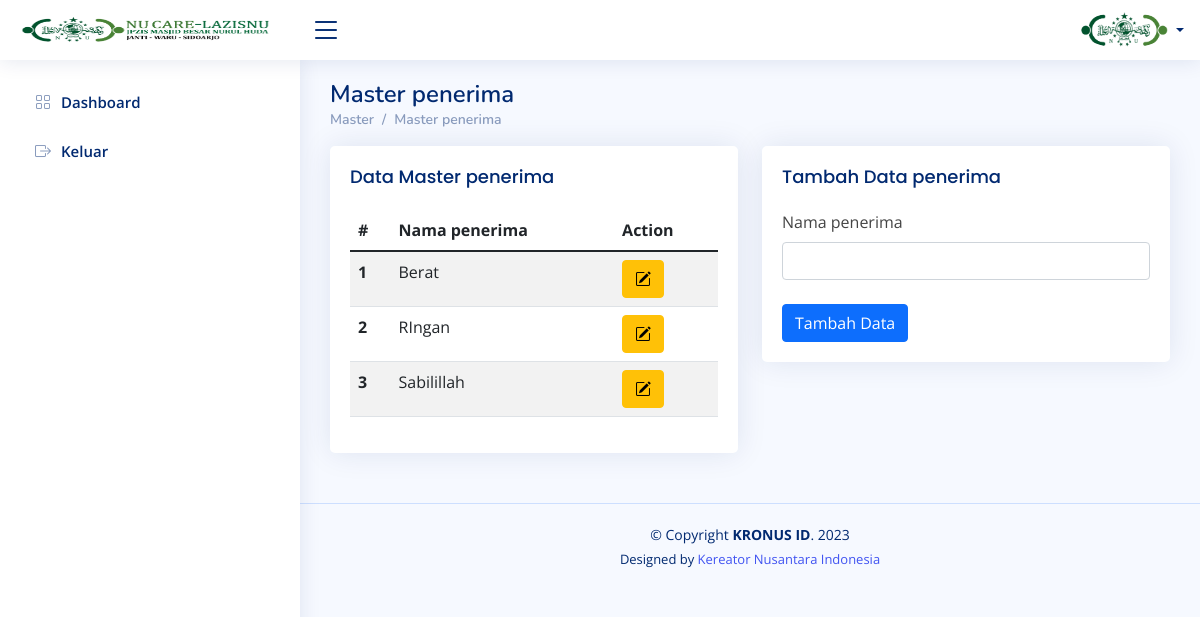
The page /index.php/master/master_penerima on the database as committed earlier.
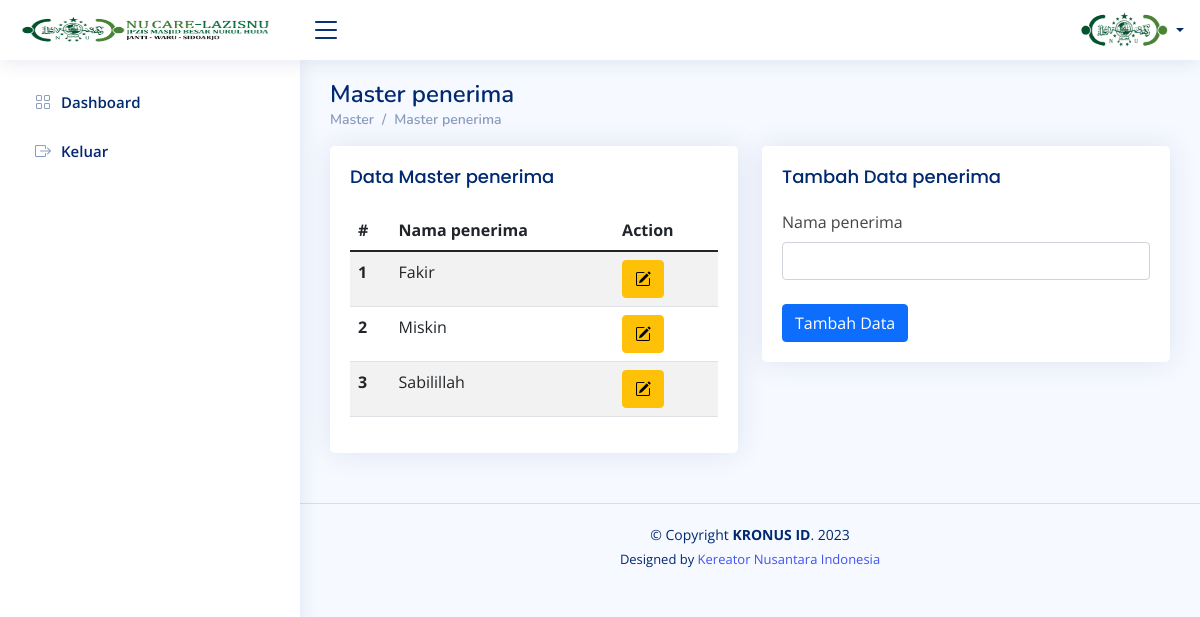
The same page on the database as committed later.
### tables this page shows
CREATE TABLE `tbl_master_penerima` (
  `id_ket` int(11) NOT NULL,
  `nama_ket` varchar(20) DEFAULT NULL
);

### application/views/template/conten.php (called while the page is built)
<?php
$this->load->view('template/header');
$this->load->view('template/navbar');
$this->load->view($conten);
$this->load->view('template/footer');

### application/controllers/Master.php (called while the page is built, shortened)
<?php
class Master extends CI_Controller
{
    public function __construct()
    {
        $this->load->model('M_master', 'master');
    }
    public function master_penerima()
    {
        $data = [
            'akses' => $this->session->userdata('level'),
            'name' => $this->session->userdata('nama'),
            'title' => 'Master penerima',
            'conten' => 'conten/master_penerima',
            'master_penerima' => $this->m_data->get_data('tbl_master_penerima'),
            'headder_css' => array(
            ),
            'footer_js' => array(
            ),
        ];
        $this->load->view('template/conten', $data);
    }
}

### index.php (called while the page is built, shortened)
<?php
require_once BASEPATH.'core/CodeIgniter.php';

### application/models/M_data.php (called while the page is built, shortened)
<?php
class M_data extends CI_Model
{
  function get_data($table)
  {
    return $this->db->get($table);
  }
}

### application/views/conten/master_penerima.php (the view, shortened to what this page needs)
<main id="main" class="main">
    <div class="pagetitle">
        <h1>Master penerima</h1>
        <nav>
            <ol class="breadcrumb">
                <li class="breadcrumb-item"><a href="<?= site_url('Master') ?>">Master</a></li>
                <li class="breadcrumb-item">Master penerima</li>
            </ol>
        </nav>
    </div>
    <section class="section">
        <div class="row">
            <div class="col-lg-6">
                <div class="card">
                    <div class="card-body">
                        <h5 class="card-title">Data Master penerima</h5>
                        <table class="table table-striped">
                            <thead>
                                <tr>
                                    <th scope="col">#</th>
                                    <th scope="col">Nama penerima</th>
                                    <th scope="col">Action</th>
                                </tr>
                            </thead>
                            <tbody>
                                <?php
                                $x = 1;
                                $no = 1;
                                foreach ($master_penerima->result() as $row) { ?>
                                    <tr>
                                        <th scope="row"><?= $x++; ?></th>
                                        <td><?= $row->nama_ket ?></td>
                                        <td>
                                            <button type="button" class="btn btn-warning" title="Edit Data" data-bs-toggle="modal" data-bs-target="#basicModal<?= $no++; ?>"><i class="bi bi-pencil-square"></i></button>
                                        </td>
                                    </tr>
                                <?php } ?>
                            </tbody>
                        </table>
                    </div>
                </div>
            </div>
            <div class="col-lg-6">
                <div class="card">
                    <div class="card-body">
                        <h5 class="card-title">Tambah Data penerima</h5>
                        <form action="<?= site_url('Master/tambah_penerima') ?>" method="post">
                            <div class="col-12">
                                <label for="inputNanme4" class="form-label">Nama penerima</label>
                                <input type="text" class="form-control" id="inputNanme4" name="nama_penerima">
                            </div>
                            <br>
                            <button type="submit" class="btn btn-primary">Tambah Data</button>
                        </form>
                    </div>
                </div>
            </div>
        </div>
    </section>
</main>

### application/views/template/header.php (shortened to what this page needs)
<!DOCTYPE html>
<html lang="en">
<head>
    <link href="<?= base_url() ?>assets/template/assets/vendor/bootstrap/css/bootstrap.min.css" rel="stylesheet">
    <link href="<?= base_url() ?>assets/template/assets/vendor/bootstrap-icons/bootstrap-icons.css" rel="stylesheet">
    <link href="<?= base_url() ?>assets/template/assets/vendor/boxicons/css/boxicons.min.css" rel="stylesheet">
    <link href="<?= base_url() ?>assets/template/assets/vendor/quill/quill.snow.css" rel="stylesheet">
    <link href="<?= base_url() ?>assets/template/assets/vendor/quill/quill.bubble.css" rel="stylesheet">
    <link href="<?= base_url() ?>assets/template/assets/vendor/remixicon/remixicon.css" rel="stylesheet">
    <link href="<?= base_url() ?>assets/template/assets/vendor/simple-datatables/style.css" rel="stylesheet">
    <link href="<?= base_url() ?>assets/template/assets/css/style.css" rel="stylesheet">
</head>
<body>
    <header id="header" class="header fixed-top d-flex align-items-center">
        <div class="d-flex align-items-center justify-content-between">
            <a href="index.html" class="logo d-flex align-items-center">
                <img src="<?= base_url('') ?>assets/logo/navbar.png" alt="" width="250px" height="200px">
            </a>
            <i class="bi bi-list toggle-sidebar-btn"></i>
        </div>
        <nav class="header-nav ms-auto">
            <ul class="d-flex align-items-center">
                <li class="nav-item dropdown pe-3">
                    <a class="nav-link nav-profile d-flex align-items-center pe-0" href="#" data-bs-toggle="dropdown">
                        <img src="<?= base_url('') ?>assets/logo/user_logo.png" alt="Profile" class="rounded-circle">
                        <span class="d-none d-md-block dropdown-toggle ps-2"><?= $name ?></span>
                    </a>
                </li>
            </ul>
        </nav>
    </header>

### application/views/template/navbar.php (shortened to what this page needs)
<aside id="sidebar" class="sidebar">
    <ul class="sidebar-nav" id="sidebar-nav">
        <li class="nav-item">
            <a class="nav-link collapsed" href="<?= base_url('Dashboard') ?>">
                <i class="bi bi-grid"></i>
                <span>Dashboard</span>
            </a>
        </li>
        <li class="nav-item">
            <a class="nav-link collapsed" href="<?= base_url('Login/logout') ?>">
                <i class="bi bi-box-arrow-right"></i>
                <span>Keluar</span>
            </a>
        </li>
    </ul>
</aside>

### application/views/template/footer.php (shortened to what this page needs)
<footer id="footer" class="footer">
    <div class="copyright">
        &copy; Copyright <strong><span>KRONUS ID</span></strong>. <?= date('Y') ?>
    </div>
    <div class="credits">
        Designed by <a href="https://fizekronus.com/">Kereator Nusantara Indonesia</a>
    </div>
</footer>
</body>
</html>

### assets/template/assets/css/style.css (style rules this page uses)
:root { scroll-behavior: smooth; }
body { font-family: "Open Sans", sans-serif; background: #f6f9ff; color: #444444; }
a { color: #4154f1; text-decoration: none; }
h1, h2, h3, h4, h5, h6 { font-family: "Nunito", sans-serif; }
#main { margin-top: 60px; padding: 20px 30px; transition: all 0.3s; }
.pagetitle { margin-bottom: 10px; }
.pagetitle h1 { font-size: 24px; margin-bottom: 0; font-weight: 600; color: #012970; }
.card { margin-bottom: 30px; border: none; border-radius: 5px; box-shadow: 0px 0 30px rgba(1, 41, 112, 0.1); }
.card-title { padding: 20px 0 15px 0; font-size: 18px; font-weight: 500; color: #012970; font-family: "Poppins", sans-serif; }
.card-body { padding: 0 20px 20px 20px; }
.breadcrumb { font-size: 14px; font-family: "Nunito", sans-serif; color: #899bbd; font-weight: 600; }
.breadcrumb a { color: #899bbd; transition: 0.3s; }
.breadcrumb .breadcrumb-item::before { color: #899bbd; }
.logo { line-height: 1; }
@media (min-width: 1200px) { .logo { width: 280px; } }
.logo img { max-height: 26px; margin-right: 6px; }
.header { transition: all 0.5s; z-index: 997; height: 60px; box-shadow: 0px 2px 20px rgba(1, 41, 112, 0.1); background-color: #fff; padding-left: 20px; }
.header .toggle-sidebar-btn { font-size: 32px; padding-left: 10px; cursor: pointer; color: #012970; }
.header-nav ul { list-style: none; }
.header-nav > ul { margin: 0; padding: 0; }
.header-nav .nav-profile { color: #012970; }
.header-nav .nav-profile img { max-height: 36px; }
.header-nav .nav-profile span { font-size: 14px; font-weight: 600; }
.sidebar { position: fixed; top: 60px; left: 0; bottom: 0; width: 300px; z-index: 996; transition: all 0.3s; padding: 20px; overflow-y: auto; scrollbar-width: thin; scrollbar-color: #aab7cf transparent; box-shadow: 0px 0px 20px rgba(1, 41, 112, 0.1); background-color: #fff; }
@media (min-width: 1200px) { #main, #footer { margin-left: 300px; } }
.sidebar-nav { padding: 0; margin: 0; list-style: none; }
.sidebar-nav li { padding: 0; margin: 0; list-style: none; }
.sidebar-nav .nav-item { margin-bottom: 5px; }
.sidebar-nav .nav-link { display: flex; align-items: center; font-size: 15px; font-weight: 600; color: #4154f1; transition: 0.3; background: #f6f9ff; padding: 10px 15px; border-radius: 4px; }
.sidebar-nav .nav-link i { font-size: 16px; margin-right: 10px; color: #4154f1; }
.sidebar-nav .nav-link.collapsed { color: #012970; background: #fff; }
.sidebar-nav .nav-link.collapsed i { color: #899bbd; }
.footer { padding: 20px 0; font-size: 14px; transition: all 0.3s; border-top: 1px solid #cddfff; }
.footer .copyright { text-align: center; color: #012970; }
.footer .credits { padding-top: 5px; text-align: center; font-size: 13px; color: #012970; }

Rows that differ between the two databases and show on the page:
changed tbl_master_penerima: nama_ket "Berat" → "Fakir"
changed tbl_master_penerima: nama_ket "RIngan" → "Miskin"
